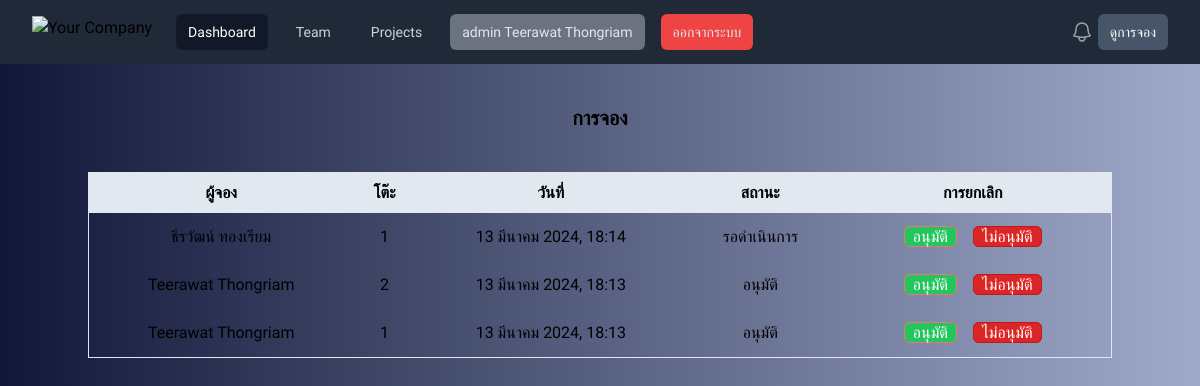
Before: /booking_list/ (signed in) with the older database file.
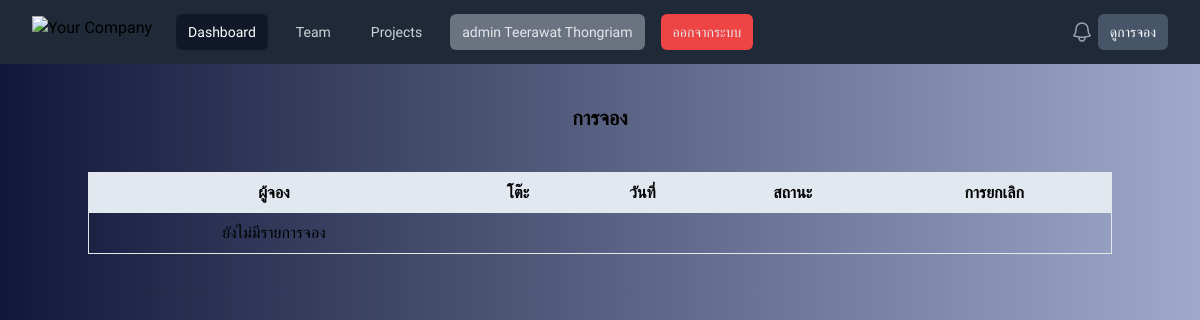
After: the same page with the newer database file.
### app/models.py (models this page shows)
class Booking_drink(models.Model):
    user = models.ForeignKey(User, on_delete=models.CASCADE)
    table = models.ForeignKey(Table, on_delete=models.CASCADE,null=True)
    date = models.DateTimeField(auto_now_add=True,null=True)
    status = models.BooleanField(default=False)
    cancel = models.BooleanField(default=False)

class Table(models.Model):
    user = models.ForeignKey(User,on_delete=models.CASCADE,null=True,blank=True)
    table = models.IntegerField()
    status = models.BooleanField(default=False)

### app/views.py (the view)
# urls.py: path('booking_list/',booking_list,name='booking_list'),
@login_required
def booking_list(request):
    if request.user.is_authenticated:
        if request.user.is_staff:
            booking_list = Booking_drink.objects.filter(cancel=False).order_by('-date')
        else:
            booking_list = Booking_drink.objects.filter(user=request.user,cancel=False)
    return render(request,'booking_list.html',{'booking_list':booking_list})

### app/templates/booking_list.html
{% extends 'home.html' %}
{% block content %}
<div class="text-center text-xl font-bold">
    {% if user.is_staff %}
    <p>การจอง</p>
    {% else %}
    <p>การจองของฉัน</p>
    {% endif %}
</div>
<div class="mt-10 mb-10 flex justify-center">
    <div class="container text-center rounded-xl">
        <table class="table w-full border">
            <thead class="">
                <tr class="bg-slate-200">
                    {% if user.is_staff %}
                    <th class="p-2">ผู้จอง</th>
                    {% endif %}
                    <th class="p-2">โต๊ะ</th>
                    <th class="p-2">วันที่</th>
                    <th class="p-2">สถานะ</th>
                    <th class="p-2">การยกเลิก</th>
                </tr>
            </thead>
            <tbody>
                {% if booking_list %}
                {% for i in booking_list %}
                <tr>
                    {% if user.is_staff %}
                    <td class="p-2">{{ i.user.first_name }} {{ i.user.last_name }}</td>
                    {% endif %}
                    <td class="p-2">{{ i.table.table }}</td>
                    <td class="p-2">{{ i.date }}</td>
                    <td class="p-2">
                        {% if i.status == True %}
                        อนุมัติ
                        {% elif i.cancel == True %}
                        ไม่อนุมัติ (ยกเลิก)
                        {% else %}
                        รอดำเนินการ
                        {% endif %}
                    </td>
                    <td class="p-2 flex justify-center">
                        {% if user.is_staff %}
                        <div class="my-1 hover:scale-105">
                            <a href="{% url 'permissions' i.id %}"
                                class="px-2 bg-green-500 rounded-md border border-red-400 text-white mx-2">อนุมัติ</a>
                        </div>
                        <div class="my-1 hover:scale-105">
                            <a href="{% url 'permissions_no' i.id %}"
                                class="px-2 bg-red-600 rounded-md border border-red-700 text-white mx-2">ไม่อนุมัติ</a>
                        </div>
                        {% else %}
                        <div class="my-1 hover:scale-105">
                            <a href="{% url 'cancel_booking' i.id %}"
                                class="px-2 bg-red-600 rounded-md border border-red-700 text-white mx-2">ยกเลิก</a>
                        </div>
                        {% endif %}
                    </td>
                </tr>
                {% endfor %}
                {% else %}
                <tr>
                    <td class="p-2">ยังไม่มีรายการจอง</td>
                </tr>
                {% endif %}
            </tbody>
        </table>
    </div>
</div>
{% endblock %}

### app/templates/home.html (shortened to what this page needs)
<!DOCTYPE html>
<html lang="en">
<head>
    <script src="https://cdn.tailwindcss.com"></script>
    <link href='https://unpkg.com/boxicons@2.1.4/css/boxicons.min.css' rel='stylesheet'>
</head>
<body style="font-family: prompt;" class="bg-gradient-to-r from-[#111738] to-[#9faaca]">
    <nav class="bg-gray-800">
        <div class="mx-auto max-w-7xl px-2 sm:px-6 lg:px-8">
            <div class="relative flex h-16 items-center justify-between">
                <div class="flex flex-1 items-center justify-center sm:items-stretch sm:justify-start">
                    <div class="flex flex-shrink-0 items-center">
                        <img class="h-8 w-auto" src="https://tailwindui.com/img/logos/mark.svg?color=indigo&shade=500"
                            alt="Your Company">
                    </div>
                    <div class="hidden sm:ml-6 sm:block">
                        <div class="flex space-x-4">
                            <a href="/" class="bg-gray-900 text-white rounded-md px-3 py-2 text-sm font-medium"
                                aria-current="page">Dashboard</a>
                            <a href="#"
                                class="text-gray-300 hover:bg-gray-700 hover:text-white rounded-md px-3 py-2 text-sm font-medium">Team</a>
                            <a href="#"
                                class="text-gray-300 hover:bg-gray-700 hover:text-white rounded-md px-3 py-2 text-sm font-medium">Projects</a>
                            {% if user.is_authenticated %}
                            <a href="{% url 'profile' %}"
                                class="text-gray-200 hover:bg-gray-700 bg-gray-500 hover:text-white rounded-md px-3 py-2 text-sm font-medium">
                                {{user }} {{user.first_name }} {{user.last_name }}</a>
                            <a href="{% url 'logout' %}"
                                class="text-gray-200 hover:bg-gray-700 bg-red-500 hover:text-white rounded-md px-3 py-2 text-sm font-medium">ออกจากระบบ</a>
                            {% else %}
                            <a href="{% url 'login' %}"
                                class="text-gray-800 hover:bg-yellow-700 bg-yellow-500 hover:text-white rounded-md px-3 py-2 text-sm font-medium">เข้าสู่ระบบ</a>
                            {% endif %}
                        </div>
                    </div>
                </div>
                <div class="absolute inset-y-0 right-0 flex items-center pr-2 sm:static sm:inset-auto sm:ml-6 sm:pr-0">
                    <button type="button"
                        class="relative rounded-full bg-gray-800 p-1 text-gray-400 hover:text-white focus:outline-none focus:ring-2 focus:ring-white focus:ring-offset-2 focus:ring-offset-gray-800">
                        <span class="absolute -inset-1.5"></span>
                    </button>
                    {% if user.is_staff %}
                    <a href="{% url 'booking_list' %}"
                        class=" hover:bg-slate-700 bg-slate-600 text-white hover:text-white rounded-md px-3 py-2 text-sm font-medium">ดูการจอง</a>
                    {% else %}
                    <a href="{% url 'booking_list' %}"
                        class=" hover:bg-slate-700 bg-slate-600 text-white hover:text-white rounded-md px-3 py-2 text-sm font-medium">การจองของฉัน</a>
                    {% endif %}
                </div>
            </div>
        </div>
    </nav>
    <div class="mt-10">
        {% block content %}{% endblock %}
    </div>
</body>
</html>

Changed rows visible on the page:
no longer on this page (row edited): Booking_drink: user.first_name "ธีรวัฒน์", user.last_name "ทองเรียม", table.table "1", date "13 มีนาคม 2024, 18:14", status "รอดำเนินการ"
no longer on this page (row edited): Booking_drink: user.first_name "Teerawat", user.last_name "Thongriam", table.table "2", date "13 มีนาคม 2024, 18:13", status "อนุมัติ"
no longer on this page (row edited): Booking_drink: user.first_name "Teerawat", user.last_name "Thongriam", table.table "1", date "13 มีนาคม 2024, 18:13", status "อนุมัติ"
Other visible differences:
text now shown: "ยังไม่มีรายการจอง"
